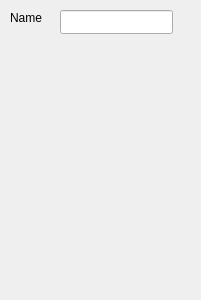
<?xml version="1.0" encoding="UTF-8"?>
<ui version="4.0">
 <class>editClass</class>
 <widget class="QDialog" name="editClass">
  <property name="geometry">
   <rect>
    <x>0</x>
    <y>0</y>
    <width>201</width>
    <height>300</height>
   </rect>
  </property>
  <property name="windowTitle">
   <string>Dialog</string>
  </property>
  <widget class="QLabel" name="label">
   <property name="geometry">
    <rect>
     <x>10</x>
     <y>10</y>
     <width>41</width>
     <height>16</height>
    </rect>
   </property>
   <property name="text">
    <string>Name</string>
   </property>
  </widget>
  <widget class="QLineEdit" name="lineEdit">
   <property name="geometry">
    <rect>
     <x>60</x>
     <y>10</y>
     <width>113</width>
     <height>24</height>
    </rect>
   </property>
  </widget>
 </widget>
 <resources/>
 <connections/>
</ui>
